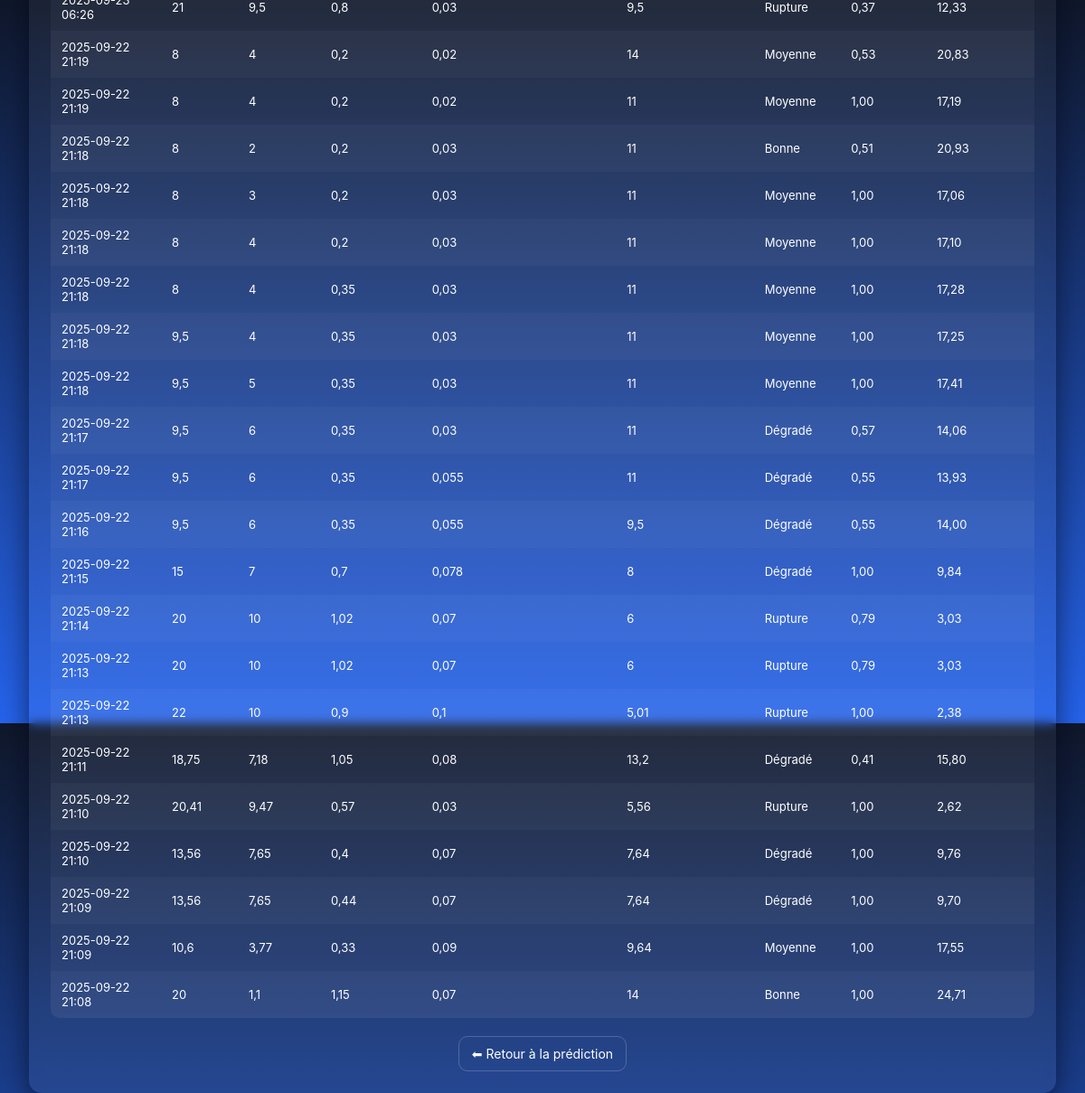
/history/ (signed in), run on the app's committed database.
### predictionIA/models.py (models this page shows, shortened)
class Prediction(models.Model):
    user = models.ForeignKey(User, on_delete=models.CASCADE)  # utilisateur qui a fait la prédiction
    created_at = models.DateTimeField(auto_now_add=True)      # date et heure de la prédiction
    input_features = models.JSONField()                       # dictionnaire des valeurs entrées
    etat_label = models.CharField(max_length=50)
    etat_proba = models.FloatField(null=True, blank=True)
    duree_restant = models.FloatField(null=True, blank=True)

### predictionIA/views.py (the view)
# urls.py: path("history/", history, name="history"),
@login_required
def history(request):
    predictions = Prediction.objects.filter(user=request.user).order_by("-created_at")
    return render(request, "history.html", {"predictions": predictions})

### predictionIA/templates/history.html (shortened to what this page needs)
{% load static %}
<!doctype html>
<html lang="fr">
<head>
</head>
<body>
  <div class="container">
    <table>
      <tbody>
        {% for p in predictions %}
          <tr>
            <td>{{ p.created_at|date:"Y-m-d H:i" }}</td>
            <td>{{ p.input_features.Vitesse_vent|default:"—" }}</td>
            <td>{{ p.input_features.Hauteur_vagues|default:"—" }}</td>
            <td>{{ p.input_features.Vitesse_courant|default:"—" }}</td>
            <td>{{ p.input_features.Taux_corrosion|default:"—" }}</td>
            <td>{{ p.input_features.Periode_vagues|default:"—" }}</td>
            <td>{{ p.etat_label }}</td>
            <td>{{ p.etat_proba|floatformat:2|default:"—" }}</td>
            <td>{{ p.duree_restant|floatformat:2|default:"—" }}</td>
          </tr>
        {% empty %}
          <tr><td colspan="9" style="text-align:center;color:#94a3b8">Aucune prédiction enregistrée</td></tr>
        {% endfor %}
      </tbody>
    </table>
    <div style="text-align:center">
      <a class="btn-back" href="{% url 'predictionIA:chat' %}">⬅ Retour à la prédiction</a>
    </div>
  </div>
</body>
</html>

### predictionIA/templates/history.html (style rules this page uses)
:root { --bg1: #0f172a; --bg2: #2563eb; --muted: #94a3b8; --accent: #60a5fa; }
html,body { height:100%;margin:0;font-family:Inter,system-ui,-apple-system,'Segoe UI',Roboto,'Helvetica Neue',Arial }
body { background: linear-gradient(180deg,var(--bg1),var(--bg2));color:#0b1220;display:flex;align-items:center;justify-content:center;padding:32px }
.container { width:100%;max-width:1200px;background:rgba(255,255,255,0.05);backdrop-filter: blur(6px);border-radius:14px;box-shadow:0 10px 30px rgba(2,6,23,0.6);overflow:auto;padding:24px;color:white }
table { width:100%;border-collapse:collapse;margin-top:10px;background:rgba(255,255,255,0.04);border-radius:10px;overflow:hidden }
tr:nth-child(even) { background:rgba(255,255,255,0.03) }
.btn-back { display:inline-block;margin-top:20px;padding:10px 14px;border-radius:10px;background:transparent;border:1px solid rgba(255,255,255,0.2);color:white;text-decoration:none;font-size:14px;transition:0.2s }

### data on the page
Prediction: input_features.Vitesse_vent "21", input_features.Hauteur_vagues "9,5", input_features.Vitesse_courant "0,8", input_features.Taux_corrosion "0,03", input_features.Periode_vagues "9,5", etat_label "Rupture", etat_proba "0,37", duree_restant "12,33"
Prediction: created_at "2025-09-22 21:19", input_features.Vitesse_vent "8", input_features.Hauteur_vagues "4", input_features.Vitesse_courant "0,2", input_features.Taux_corrosion "0,02", input_features.Periode_vagues "14", etat_label "Moyenne", etat_proba "0,53", duree_restant "20,83"
Prediction: created_at "2025-09-22 21:19", input_features.Vitesse_vent "8", input_features.Hauteur_vagues "4", input_features.Vitesse_courant "0,2", input_features.Taux_corrosion "0,02", input_features.Periode_vagues "11", etat_label "Moyenne", etat_proba "1,00", duree_restant "17,19"
Prediction: created_at "2025-09-22 21:18", input_features.Vitesse_vent "8", input_features.Hauteur_vagues "2", input_features.Vitesse_courant "0,2", input_features.Taux_corrosion "0,03", input_features.Periode_vagues "11", etat_label "Bonne", etat_proba "0,51", duree_restant "20,93"
Prediction: created_at "2025-09-22 21:18", input_features.Vitesse_vent "8", input_features.Hauteur_vagues "3", input_features.Vitesse_courant "0,2", input_features.Taux_corrosion "0,03", input_features.Periode_vagues "11", etat_label "Moyenne", etat_proba "1,00", duree_restant "17,06"
Prediction: created_at "2025-09-22 21:18", input_features.Vitesse_vent "8", input_features.Hauteur_vagues "4", input_features.Vitesse_courant "0,2", input_features.Taux_corrosion "0,03", input_features.Periode_vagues "11", etat_label "Moyenne", etat_proba "1,00", duree_restant "17,10"
Prediction: created_at "2025-09-22 21:18", input_features.Vitesse_vent "8", input_features.Hauteur_vagues "4", input_features.Vitesse_courant "0,35", input_features.Taux_corrosion "0,03", input_features.Periode_vagues "11", etat_label "Moyenne", etat_proba "1,00", duree_restant "17,28"
Prediction: created_at "2025-09-22 21:18", input_features.Vitesse_vent "9,5", input_features.Hauteur_vagues "4", input_features.Vitesse_courant "0,35", input_features.Taux_corrosion "0,03", input_features.Periode_vagues "11", etat_label "Moyenne", etat_proba "1,00", duree_restant "17,25"
Prediction: created_at "2025-09-22 21:18", input_features.Vitesse_vent "9,5", input_features.Hauteur_vagues "5", input_features.Vitesse_courant "0,35", input_features.Taux_corrosion "0,03", input_features.Periode_vagues "11", etat_label "Moyenne", etat_proba "1,00", duree_restant "17,41"
Prediction: created_at "2025-09-22 21:17", input_features.Vitesse_vent "9,5", input_features.Hauteur_vagues "6", input_features.Vitesse_courant "0,35", input_features.Taux_corrosion "0,03", input_features.Periode_vagues "11", etat_label "Dégradé", etat_proba "0,57", duree_restant "14,06"
Prediction: created_at "2025-09-22 21:17", input_features.Vitesse_vent "9,5", input_features.Hauteur_vagues "6", input_features.Vitesse_courant "0,35", input_features.Taux_corrosion "0,055", input_features.Periode_vagues "11", etat_label "Dégradé", etat_proba "0,55", duree_restant "13,93"
Prediction: created_at "2025-09-22 21:16", input_features.Vitesse_vent "9,5", input_features.Hauteur_vagues "6", input_features.Vitesse_courant "0,35", input_features.Taux_corrosion "0,055", input_features.Periode_vagues "9,5", etat_label "Dégradé", etat_proba "0,55", duree_restant "14,00"
Prediction: created_at "2025-09-22 21:15", input_features.Vitesse_vent "15", input_features.Hauteur_vagues "7", input_features.Vitesse_courant "0,7", input_features.Taux_corrosion "0,078", input_features.Periode_vagues "8", etat_label "Dégradé", etat_proba "1,00", duree_restant "9,84"
Prediction: created_at "2025-09-22 21:14", input_features.Vitesse_vent "20", input_features.Hauteur_vagues "10", input_features.Vitesse_courant "1,02", input_features.Taux_corrosion "0,07", input_features.Periode_vagues "6", etat_label "Rupture", etat_proba "0,79", duree_restant "3,03"
Prediction: created_at "2025-09-22 21:13", input_features.Vitesse_vent "20", input_features.Hauteur_vagues "10", input_features.Vitesse_courant "1,02", input_features.Taux_corrosion "0,07", input_features.Periode_vagues "6", etat_label "Rupture", etat_proba "0,79", duree_restant "3,03"
Prediction: created_at "2025-09-22 21:13", input_features.Vitesse_vent "22", input_features.Hauteur_vagues "10", input_features.Vitesse_courant "0,9", input_features.Taux_corrosion "0,1", input_features.Periode_vagues "5,01", etat_label "Rupture", etat_proba "1,00", duree_restant "2,38"
Prediction: created_at "2025-09-22 21:11", input_features.Vitesse_vent "18,75", input_features.Hauteur_vagues "7,18", input_features.Vitesse_courant "1,05", input_features.Taux_corrosion "0,08", input_features.Periode_vagues "13,2", etat_label "Dégradé", etat_proba "0,41", duree_restant "15,80"
Prediction: created_at "2025-09-22 21:10", input_features.Vitesse_vent "20,41", input_features.Hauteur_vagues "9,47", input_features.Vitesse_courant "0,57", input_features.Taux_corrosion "0,03", input_features.Periode_vagues "5,56", etat_label "Rupture", etat_proba "1,00", duree_restant "2,62"
Prediction: created_at "2025-09-22 21:10", input_features.Vitesse_vent "13,56", input_features.Hauteur_vagues "7,65", input_features.Vitesse_courant "0,4", input_features.Taux_corrosion "0,07", input_features.Periode_vagues "7,64", etat_label "Dégradé", etat_proba "1,00", duree_restant "9,76"
Prediction: created_at "2025-09-22 21:09", input_features.Vitesse_vent "13,56", input_features.Hauteur_vagues "7,65", input_features.Vitesse_courant "0,44", input_features.Taux_corrosion "0,07", input_features.Periode_vagues "7,64", etat_label "Dégradé", etat_proba "1,00", duree_restant "9,70"
Prediction: created_at "2025-09-22 21:09", input_features.Vitesse_vent "10,6", input_features.Hauteur_vagues "3,77", input_features.Vitesse_courant "0,33", input_features.Taux_corrosion "0,09", input_features.Periode_vagues "9,64", etat_label "Moyenne", etat_proba "1,00", duree_restant "17,55"
Prediction: created_at "2025-09-22 21:08", input_features.Vitesse_vent "20", input_features.Hauteur_vagues "1,1", input_features.Vitesse_courant "1,15", input_features.Taux_corrosion "0,07", input_features.Periode_vagues "14", etat_label "Bonne", etat_proba "1,00", duree_restant "24,71"
